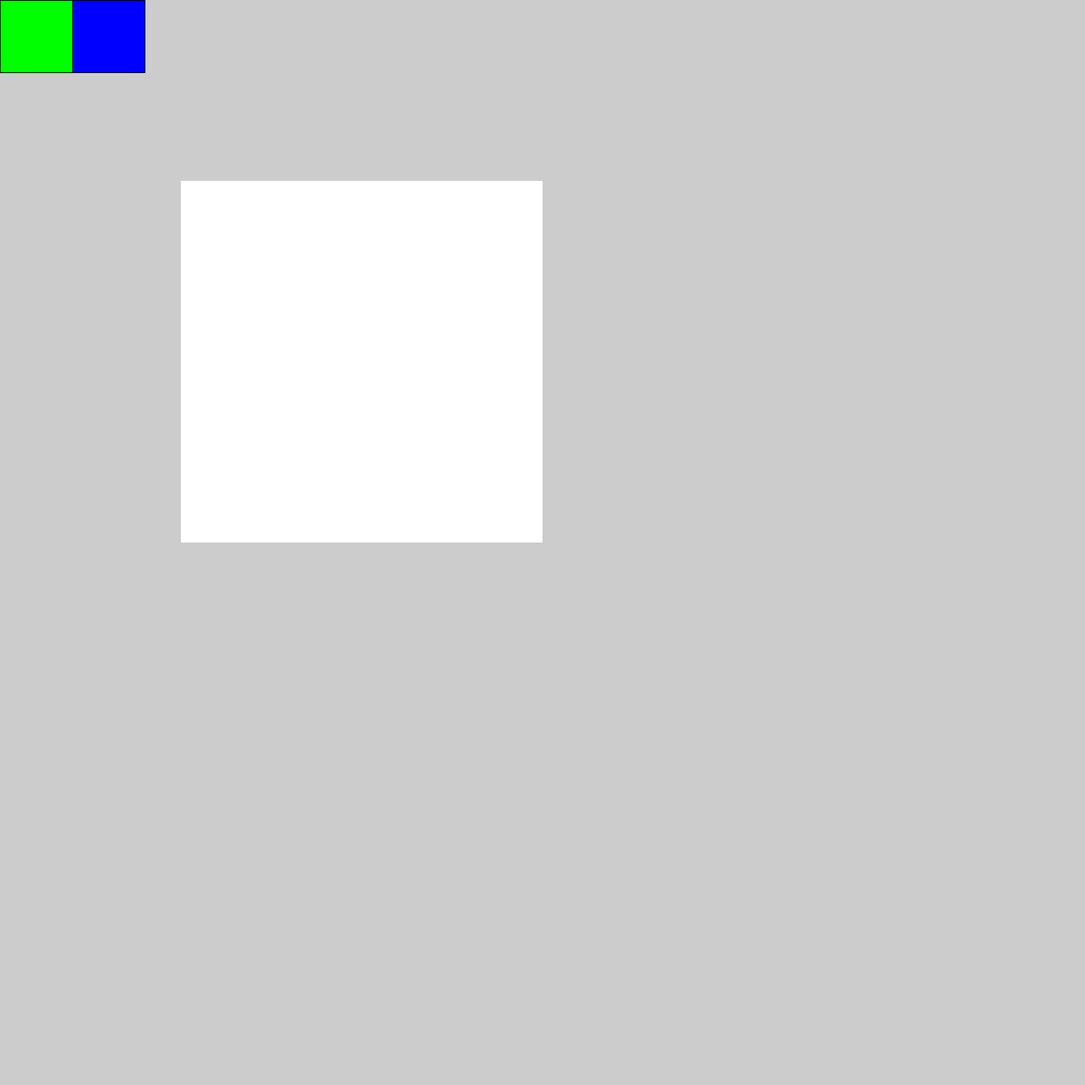
Frame 1 (no input)
Frame 60 (the mouse pressed at the canvas centre just before this capture): identical to frame 1, image omitted
Frame 120 (the mouse held since frame 60 and released just before this capture): identical to frame 1, image omitted

The Processing sketch that drew this single still picture (run headless with seeded random() and noise(); from frame 60 on, the mouse is pressed at the canvas centre):

// Processing sketch: test_08_undo_redo_ver03_PGraphicsToPImage
// ── test_08_undo_redo_ver03_PGraphicsToPImage.pde
PGraphics gg;
PImage[] step_img;
int step_img_number = 15; //保存する画像数
int back_count = 0, forward_count = 0; // 戻った回数進んだ回数
int step_img_count; // 取り出す画像の指定
boolean changeCanvas = false, clickUndoRedo = false;
boolean makeBranch;

void setup(){
  size(1500, 1500);

  gg = createGraphics(500, 500);
  gg.beginDraw();
  gg.background(255);
  gg.endDraw();
  image(gg, 250, 250);

  fill(color(0, 255, 0));
  rect(0, 0, 100, 100);
  fill(color(0, 0, 255));
  rect(100, 0, 100, 100);

  step_img = new PImage[step_img_number];
  for (int i=0; i<step_img_number; i++){
    step_img[i] = get(250, 250, 500, 500);
  }
}

void undo(){
  if (0 < back_count){
    back_count--;
    forward_count++;
    println("back_count戻れる回数", back_count, "forward_count進める回数", forward_count);
    step_img_count_sub();
    show_step_img();
  }
}

void redo(){
  if (0 < forward_count){
    back_count++;
    forward_count--;
    println("back_count戻れる回数", back_count, "forward_count進める回数", forward_count);
    step_img_count_add();
    show_step_img();
  }
}

void save_step_img(){
  back_count = min(back_count+1, round(step_img_number/2));
  println("back_count一時保存するときに戻れる回数を増やす", back_count);
  forward_count = 0;
  println("back_count戻れる回数", back_count, "forward_count進める回数", forward_count);
  step_img_count_add();
  println("step_img_count保存する配列番号", step_img_count);
  step_img[step_img_count] = get(250, 250, 500, 500);
}

void step_img_count_add(){
  step_img_count = (step_img_count + 1) % step_img_number;
}
void step_img_count_sub(){
  step_img_count = (step_img_count - 1 + step_img_number) % step_img_number;
}

void show_step_img(){
  println("step_img_count一時保存から取り出した配列番号", step_img_count);
  gg.pixels  = step_img[step_img_count].pixels;
  println("gg", gg.pixels);
  println("[1]",step_img[1].pixels);
  println("[2]",step_img[2].pixels);
  println("[step_img_count]",step_img[step_img_count].pixels);
  gg.updatePixels();
  image(gg, 250, 250);
  println("---");
}

void mouseClicked(){
  float x = mouseX, y = mouseY;
  if (0 < x && x < 100 && 0 < y && y < 100){
    clickUndoRedo = true;
    undo();
  }else if (100 < x && x < 200 && 0 < y && y < 100){
    clickUndoRedo = true;
    redo();
  }
}

void mousePressed(){
  if (250 < mouseX && mouseX < 750 && 250 < mouseY && mouseY < 750){
    changeCanvas = true;
    clickUndoRedo = false;
  }
}
void mouseDragged(){
  if (250 < mouseX && mouseX < 750 && 250 < mouseY && mouseY < 750){
    changeCanvas = true;
    clickUndoRedo = false;
  }
}

void mouseReleased(){
  if (changeCanvas){
    changeCanvas = false;
    save_step_img();
  }
}

/*
void draw(){
  if (mousePressed){
    gg.beginDraw();
    gg.strokeWeight(10);
    gg.line(mouseX-250, mouseY-250, pmouseX-250, pmouseY-250);
    gg.endDraw();
    if (!clickUndoRedo){
      image(gg, 250, 250);
      println("下gg", gg.pixels);
    }
  }
  image(step_img[step_img_count], 800, 250);
  image(step_img[1], 250, 800);
  image(step_img[2], 800, 800);
}
*/

void draw(){
  if (mousePressed){
    if (250 < mouseX && mouseX < 750 && 250 < mouseY && mouseY < 750
    && 250 < pmouseX && pmouseX < 750 && 250 < pmouseY && pmouseY < 750){
      strokeWeight(10);
      line(mouseX, mouseY, pmouseX, pmouseY);
    }
  }
}

/*
画像の保存はcanvasに変更があったときってしたい
でも外で押してcanvasを書いて中に外にいくやつをどう対応するか
もしストロークしている途中の線がエリアの中に入ったら保存する機能を発動させればいい
でも保存するのは一筆で1回にしたい
入ったからtrueにして離れたときにifで保存させればいいのでは?
クリックでも描画されるからクリックした点が範囲内ならtrueにすればいい

一瞬残るのは、tabでクリックしているから
一時保存しているのと表示しているのが違うから
PImageとPGraphicsの違い
ウィンドウには書かれているのに一番上がPImageだから
配列をウィンドウにすればいい?

boolean controlDown = false, shiftDown = false;
void keyPressed() {
  if (key == CODED) {
    if (keyCode == CONTROL)
      controlDown = true;
    if (keyCode == SHIFT)
      shiftDown = true;
    return;
  }

  if (controlDown) {
    if (keyCode == 'Z') {
      if (shiftDown)
        redo();
      else
        undo();
    }
    return;
  }
}
void keyReleased() {
  if (key == CODED) {
    if (keyCode == CONTROL)
      controlDown = false;
    if (keyCode == SHIFT)
      shiftDown = false;
  }
}
*/
/*
なぜか分からないが、書いて戻って書いて戻ろうとすると2回目で戻ろうとした画像が
img[1]に格納されていないのに代入される
格納が引き出せていない?
ggを上書きしているように見せてできていない?
*/
